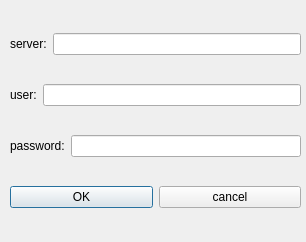
<?xml version="1.0" encoding="UTF-8"?>
<ui version="4.0">
 <class>mysqlDialog</class>
 <widget class="QDialog" name="mysqlDialog">
  <property name="geometry">
   <rect>
    <x>0</x>
    <y>0</y>
    <width>306</width>
    <height>242</height>
   </rect>
  </property>
  <property name="windowTitle">
   <string>Dialog</string>
  </property>
  <widget class="QWidget" name="verticalLayoutWidget">
   <property name="geometry">
    <rect>
     <x>10</x>
     <y>10</y>
     <width>291</width>
     <height>221</height>
    </rect>
   </property>
   <layout class="QVBoxLayout" name="verticalLayout">
    <item>
     <layout class="QHBoxLayout" name="horizontalLayout">
      <item>
       <widget class="QLabel" name="serverLabel">
        <property name="text">
         <string>server:</string>
        </property>
       </widget>
      </item>
      <item>
       <widget class="QLineEdit" name="serverLineEdit"/>
      </item>
     </layout>
    </item>
    <item>
     <layout class="QHBoxLayout" name="horizontalLayout_2">
      <item>
       <widget class="QLabel" name="userLabel">
        <property name="text">
         <string>user:</string>
        </property>
       </widget>
      </item>
      <item>
       <widget class="QLineEdit" name="userLineEdit"/>
      </item>
     </layout>
    </item>
    <item>
     <layout class="QHBoxLayout" name="horizontalLayout_3">
      <item>
       <widget class="QLabel" name="passwordLabel">
        <property name="text">
         <string>password:</string>
        </property>
       </widget>
      </item>
      <item>
       <widget class="QLineEdit" name="passwordLineEdit"/>
      </item>
     </layout>
    </item>
    <item>
     <layout class="QHBoxLayout" name="horizontalLayout_4">
      <item>
       <widget class="QPushButton" name="okButton">
        <property name="text">
         <string>OK</string>
        </property>
       </widget>
      </item>
      <item>
       <widget class="QPushButton" name="cancelButton">
        <property name="text">
         <string>cancel</string>
        </property>
       </widget>
      </item>
     </layout>
    </item>
   </layout>
  </widget>
  <zorder>verticalLayoutWidget</zorder>
  <zorder>serverLabel</zorder>
 </widget>
 <resources/>
 <connections/>
</ui>
